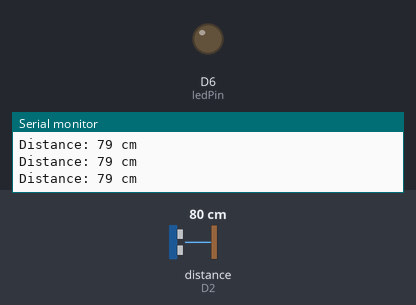
A program run on a simulated ESP8266 (NodeMCU). Parts: output pins drawn as LEDs (lit = HIGH), the last lines printed to the serial monitor. Wiring (inferred from the names in the program): ultrasonic range finder: trigger D4; echo D2. The inputs (shaded band) are chosen by the test bench; at power-on: distance to the obstacle (sensor on D2) 80 cm. The echo pulse lasts 58.3 µs per cm; pins used as bus, display or sensor lines are not drawn.

Above: at 1.5 s.
1.6 s: distance to the obstacle (sensor on D2) set to 13 cm
3.3 s: distance to the obstacle (sensor on D2) set to 10 cm
At 4.7 s:
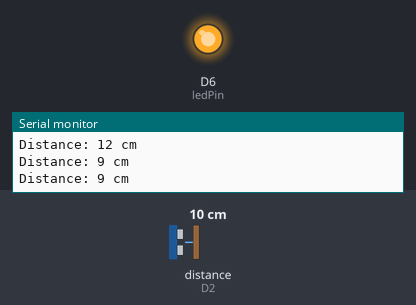
5.0 s: distance to the obstacle (sensor on D2) set to 18 cm
At 6.4 s:
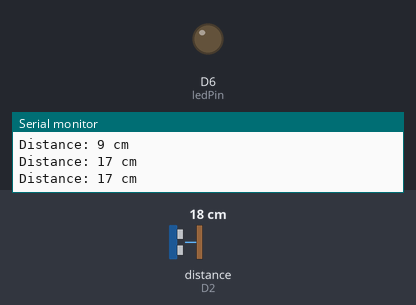
7.1 s: distance to the obstacle (sensor on D2) set to 2 cm
At 8.2 s:
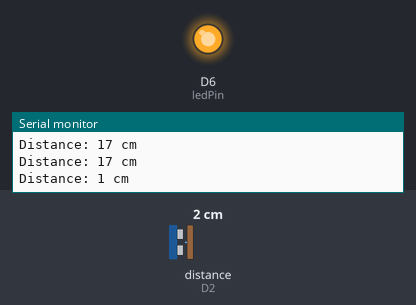
Timing chart, 0 to 10.1 s (numbered marks = the images above; inputs shaded):
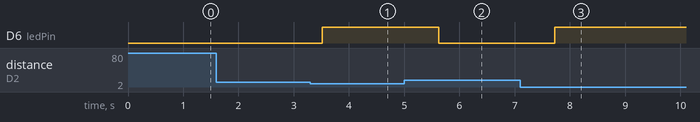

Measured:
- the behaviour switches between 12 and 11 cm on distance to the obstacle (sensor on D2) (found by bisection; images 0 and 1)
- after the input at 3.3 s, D6 (ledPin): LOW → HIGH after 0.22 s
- after the input at 5.0 s, D6 (ledPin): HIGH → LOW after 0.62 s
- after the input at 7.1 s, D6 (ledPin): LOW → HIGH after 0.63 s

The program:

main.cpp
```cpp
#include <Arduino.h>

int echoPin = D2;
int trigPin = D4;
int ledPin = D6;

int distance;
long duration;

void setup() {
  pinMode(echoPin, INPUT);
  pinMode(trigPin, OUTPUT);
  pinMode(ledPin, OUTPUT);

  Serial.begin(9600);
}

void loop() {
  digitalWrite(trigPin, LOW);
  delayMicroseconds(7);
  digitalWrite(trigPin, HIGH);
  delayMicroseconds(8);
  digitalWrite(trigPin, LOW);

  //untuk menghitung waktu sinyal diterima kembali
  duration = pulseIn(echoPin, HIGH);

  //menghitung jarak
  distance = duration * 0.034 / 2;

  //Display serial number
  Serial.print("Distance: ");
  Serial.print(distance);
  Serial.println(" cm");

  //Set LED berdasarkan kondisi
  if (distance <= 10) {
    digitalWrite(ledPin, HIGH);
  } else {
    digitalWrite(ledPin, LOW);
  }

  delay(700);
}
```
